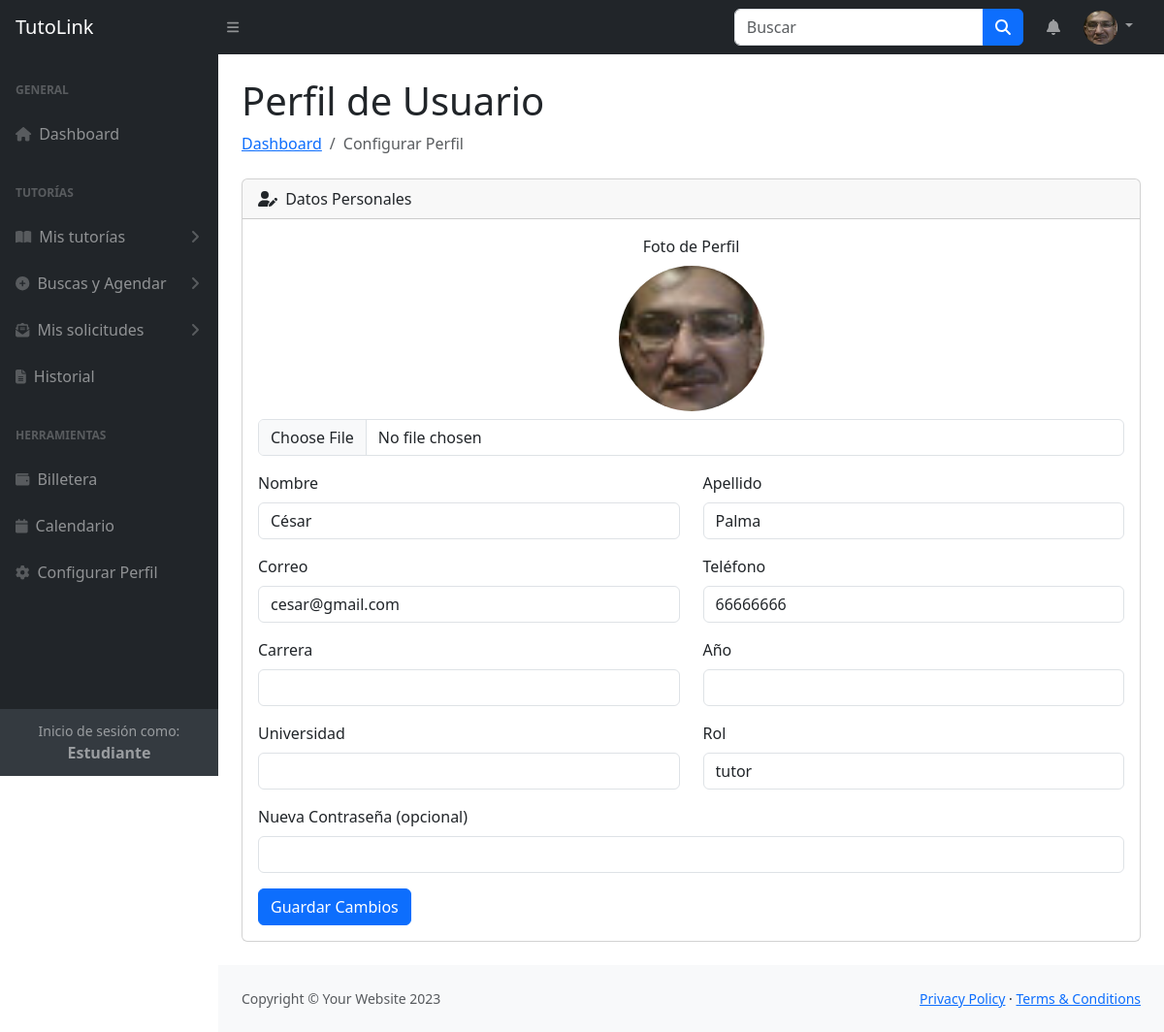
/Estudiante/Configperfil_usuario.php (signed in), run on the app's committed database.
### tables this page shows
CREATE TABLE `usuarios` (
  `id` int(11) NOT NULL AUTO_INCREMENT,
  `nombre` varchar(50) NOT NULL,
  `apellido` varchar(50) NOT NULL,
  `correo` varchar(100) NOT NULL,
  `telefono` varchar(20) DEFAULT NULL,
  `contrasena` varchar(255) NOT NULL,
  `rol` enum('estudiante','tutor','admin') NOT NULL,
  `perfil_imagen` varchar(255) DEFAULT NULL,
  `carrera` varchar(100) DEFAULT NULL,
  `anio_ciclo` varchar(20) DEFAULT NULL,
  `universidad_estudiante` varchar(100) DEFAULT NULL,
  `modalidad_tutor` varchar(50) DEFAULT NULL,
  `universidad_tutor` varchar(100) DEFAULT NULL,
  `descripcion` text DEFAULT NULL,
  `fecha_registro` timestamp NOT NULL DEFAULT current_timestamp(),
  PRIMARY KEY (`id`),
  UNIQUE KEY `correo` (`correo`)
);

### Estudiante/Includes/config.php (called while the page is built, shortened)
<?php
include "../Includes/db.php";
$id_usuario = $_SESSION['id'];
try {
    $stmt = $conn->prepare("SELECT id, nombre, apellido, correo, telefono, carrera, anio_ciclo, universidad_estudiante, rol, perfil_imagen FROM usuarios WHERE id = :id");
    $stmt->bindParam(':id', $id_usuario, PDO::PARAM_INT);
    $stmt->execute();
    $usuario = $stmt->fetch(PDO::FETCH_ASSOC);
} catch (PDOException $e) {
    die("Error en la base de datos: " . $e->getMessage());
}
?>

### Estudiante/Configperfil_usuario.php (the view, shortened to what this page needs)
<!DOCTYPE html>
<html lang="en">
<head>
    <link href="css/styles.css" rel="stylesheet" />
    <link href="https://cdn.jsdelivr.net/npm/bootstrap@5.3.0-alpha1/dist/css/bootstrap.min.css" rel="stylesheet">
</head>
<body class="sb-nav-fixed">
    <?php include 'Includes/Nav.php'; ?>
    <div id="layoutSidenav">
        <div id="layoutSidenav_nav">
            <?php include 'Includes/NavIzquierdo.php'; ?>
        </div>
        <div id="layoutSidenav_content">
            <main>
                <div class="container-fluid px-4">
                    <h1 class="mt-4">Perfil de Usuario</h1>
                    <ol class="breadcrumb mb-4">
                        <li class="breadcrumb-item"><a href="index.php">Dashboard</a></li>
                        <li class="breadcrumb-item active">Configurar Perfil</li>
                    </ol>
                    <div class="card mb-4">
                        <div class="card-header">
                            <i class="fas fa-user-edit me-1"></i>
                            Datos Personales
                        </div>
                        <div class="card-body">
                            <form id="formularioPerfil" enctype="multipart/form-data">
                                <div class="mb-3 text-center">
                                    <label for="foto_perfil" class="form-label">Foto de Perfil</label>
                                    <div>
                                        <img src="<?php echo !empty($usuario['perfil_imagen']) ? '../' . htmlspecialchars($usuario['perfil_imagen']) : '../Assets/perfil_default.png'; ?>"
                                            alt="Foto de Perfil" class="rounded-circle mb-2"
                                            style="width: 150px; height: 150px; object-fit: cover;">
                                        <input class="form-control" type="file" id="foto_perfil" name="foto_perfil">
                                    </div>
                                </div>
                                <div class="row">
                                    <div class="col-md-6 mb-3">
                                        <label for="nombre" class="form-label">Nombre</label>
                                        <input type="text" class="form-control" id="nombre" name="nombre"
                                            value="<?php echo htmlspecialchars($usuario['nombre']); ?>" required>
                                    </div>
                                    <div class="col-md-6 mb-3">
                                        <label for="apellido" class="form-label">Apellido</label>
                                        <input type="text" class="form-control" id="apellido" name="apellido"
                                            value="<?php echo htmlspecialchars($usuario['apellido']); ?>" required>
                                    </div>
                                </div>
                                <div class="row">
                                    <div class="col-md-6 mb-3">
                                        <label for="correo" class="form-label">Correo</label>
                                        <input type="email" class="form-control" id="correo" name="correo"
                                            value="<?php echo htmlspecialchars($usuario['correo']); ?>" required>
                                    </div>
                                    <div class="col-md-6 mb-3">
                                        <label for="telefono" class="form-label">Teléfono</label>
                                        <input type="text" class="form-control" id="telefono" name="telefono"
                                            value="<?php echo htmlspecialchars($usuario['telefono']); ?>">
                                    </div>
                                </div>
                                <div class="row">
                                    <div class="col-md-6 mb-3">
                                        <label for="carrera" class="form-label">Carrera</label>
                                        <input type="text" class="form-control" id="carrera" name="carrera"
                                            value="<?php echo htmlspecialchars($usuario['carrera']); ?>">
                                    </div>
                                    <div class="col-md-6 mb-3">
                                        <label for="anio_ciclo" class="form-label">Año</label>
                                        <input type="text" class="form-control" id="anio_ciclo" name="anio_ciclo"
                                            value="<?php echo htmlspecialchars($usuario['anio_ciclo']); ?>">
                                    </div>
                                </div>
                                <div class="row">
                                    <div class="col-md-6 mb-3">
                                        <label for="universidad_estudiante" class="form-label">Universidad</label>
                                        <input type="text" class="form-control" id="universidad_estudiante"
                                            name="universidad_estudiante"
                                            value="<?php echo htmlspecialchars($usuario['universidad_estudiante']); ?>">
                                    </div>
                                    <div class="col-md-6 mb-3">
                                        <label for="rol" class="form-label">Rol</label>
                                        <input type="text" class="form-control" id="rol" name="rol"
                                            value="<?php echo htmlspecialchars($usuario['rol']); ?>" readonly>
                                    </div>
                                </div>
                                <div class="mb-3">
                                    <label for="nueva_contrasena" class="form-label">Nueva Contraseña (opcional)</label>
                                    <input type="password" class="form-control" id="nueva_contrasena"
                                        name="nueva_contrasena">
                                </div>
                                <button type="submit" class="btn btn-primary">Guardar Cambios</button>
                            </form>
                        </div>
                    </div>
                </div>
            </main>
            <footer class="py-4 bg-light mt-auto">
                <div class="container-fluid px-4">
                    <div class="d-flex align-items-center justify-content-between small">
                        <div class="text-muted">Copyright &copy; Your Website 2023</div>
                        <div>
                            <a href="#">Privacy Policy</a>
                            &middot;
                            <a href="#">Terms &amp; Conditions</a>
                        </div>
                    </div>
                </div>
            </footer>
        </div>
    </div>
</body>
</html>

### Estudiante/Includes/Nav.php (shortened to what this page needs)
<?php
include "config.php";
?>
<nav class="sb-topnav navbar navbar-expand navbar-dark bg-dark">
    <a class="navbar-brand ps-3" href="index.php">TutoLink</a>
    <button class="btn btn-link btn-sm order-1 order-lg-0 me-4 me-lg-0" id="sidebarToggle" href="#!">
        <i class="fas fa-bars"></i>
    </button>
    <form class="d-none d-md-inline-block form-inline ms-auto me-0 me-md-3 my-2 my-md-0">
        <div class="input-group">
            <input class="form-control" type="text" placeholder="Buscar" aria-label="Search for..."
                aria-describedby="btnNavbarSearch" />
            <button class="btn btn-primary" id="btnNavbarSearch" type="button">
                <i class="fas fa-search"></i>
            </button>
        </div>
    </form>
    <ul class="navbar-nav ms-auto ms-md-0">
        <li class="nav-item dropdown me-2">
            <a class="nav-link position-relative" id="notificacionesDropdown" href="#" role="button"
                data-bs-toggle="dropdown" aria-expanded="false" aria-label="Notificaciones de horario">
                <i class="fas fa-bell"></i>
            </a>
        </li>
    </ul>
    <ul class="navbar-nav me-3 me-lg-4">
        <li class="nav-item dropdown">
            <a class="nav-link dropdown-toggle" id="navbarDropdown" href="#" role="button"
                data-bs-toggle="dropdown" aria-expanded="false">
                <img src="<?php echo !empty($usuario['perfil_imagen']) ? '../' . htmlspecialchars($usuario['perfil_imagen']) : '../Assets/perfil_default.png'; ?>"
                    alt="Foto de Perfil" class="rounded-circle"
                    style="width: 35px; height: 35px; object-fit: cover;">
            </a>
        </li>
    </ul>
</nav>

### data on the page
usuarios: perfil_imagen (picture), nombre "César", apellido "Palma", correo "cesar@gmail.com", telefono "66666666", rol "tutor"
